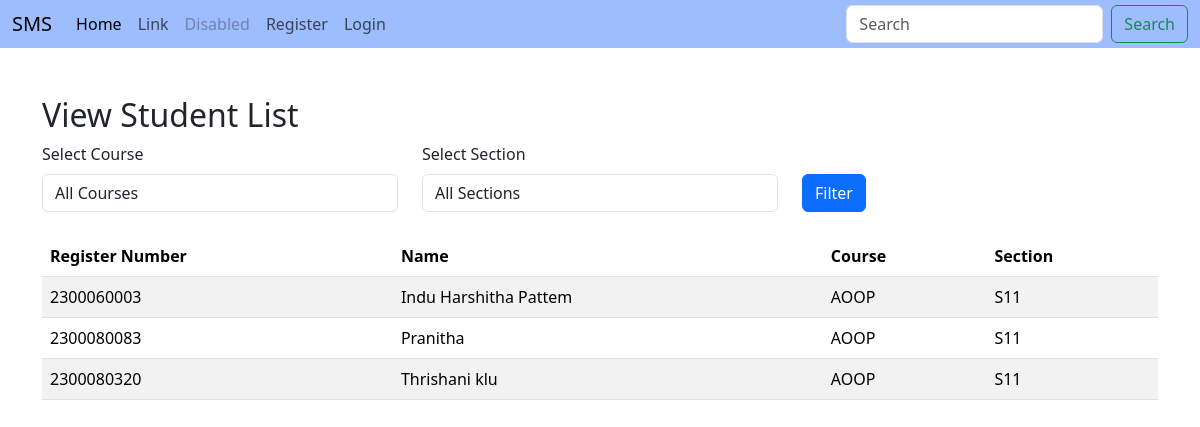
The app's page /facultyapp/view_student_list/ with its own data.
### adminapp/models.py (models this page shows, shortened)
class StudentList(models.Model):
    Register_Number = models.CharField(max_length=20, unique=True)
    Name = models.CharField(max_length=100)
    user=models.OneToOneField(User,on_delete=models.CASCADE,null=True)

### facultyapp/models.py (models this page shows, shortened)
class AddCourse(models.Model):
    COURSE_CHOICES = [
        ('AOOP', 'Advanced Object-Oriented Programming'),
        ('PFSD', 'Python Full Stack Development'),
    ]
    SECTION_CHOICES = [
        ('S11', 'Section S11'),
        ('S12', 'Section S12'),
        ('S13', 'Section S13'),
        ('S14', 'Section S14'),
        ('S15', 'Section S15'),
    ]
    student = models.ForeignKey(StudentList, on_delete=models.CASCADE)
    course = models.CharField(max_length=50, choices=COURSE_CHOICES)
    section = models.CharField(max_length=50, choices=SECTION_CHOICES)

### facultyapp/views.py (the view)
# urls.py: path('view_student_list/', views.view_student_list, name="view_student_list"),
def view_student_list(request):
    course = request.GET.get('course')
    section = request.GET.get('section')
    student_courses = AddCourse.objects.all()
    if course:
        student_courses = student_courses.filter(course=course)
    if section:
        student_courses = student_courses.filter(section=section)
    students = StudentList.objects.filter(id__in=student_courses.values('student_id'))
    course_choices = AddCourse.COURSE_CHOICES
    section_choices = AddCourse.SECTION_CHOICES
    context = {
        'students': students,
        'course_choices': course_choices,
        'section_choices': section_choices,
        'selected_course': course,
        'selected_section': section,
    }
    return render(request, 'facultyapp/students.html', context)

### templates/facultyapp/students.html (shortened to what this page needs)
{% extends 'Navbar/FacultyNavbar.html' %}
{% load static %}
{% block body %}
    <div class="container mt-5">
        <h2>View Student List</h2>
        <form method="get" class="mb-4">
            <div class="row">
                <div class="col-md-4">
                    <label for="course" class="form-label">Select Course</label>
                    <select name="course" id="course" class="form-control">
                        <option value="">All Courses</option>
                    </select>
                </div>
                <div class="col-md-4">
                    <label for="section" class="form-label">Select Section</label>
                    <select name="section" id="section" class="form-control">
                        <option value="">All Sections</option>
                    </select>
                </div>
                <div class="col-md-4 mt-4">
                    <button type="submit" class="btn btn-primary mt-2">Filter</button>
                </div>
            </div>
        </form>
        <table class="table table-striped">
            <thead>
                <tr>
                    <th>Register Number</th>
                    <th>Name</th>
                    <th>Course</th>
                    <th>Section</th>
                </tr>
            </thead>
            <tbody>
                {% if students %}
                    {% for student in students %}
                        <tr>
                            <td>{{ student.Register_Number }}</td>
                            <td>{{ student.Name }}</td>
                            <td>{{ student.addcourse_set.first.course }}</td>
                            <td>{{ student.addcourse_set.first.section }}</td>
                        </tr>
                    {% endfor %}
                {% else %}
                    <tr>
                        <td colspan="4" class="text-center">No students found.</td>
                    </tr>
                {% endif %}
            </tbody>
        </table>
    </div>
{% endblock %}

### templates/Navbar/FacultyNavbar.html (shortened to what this page needs)
<!DOCTYPE html>
<html lang="en">
<head>
    <link href="https://cdn.jsdelivr.net/npm/bootstrap@5.3.3/dist/css/bootstrap.min.css" rel="stylesheet">
</head>
<body>
<nav class="navbar navbar-expand-lg flex-shrink-3 py-sm-1" style="background-color:#9DBDFF">
  <div class="container-fluid">
    <a class="navbar-brand" href="{% url 'projecthomepage' %}">SMS</a>
    <div class="collapse navbar-collapse" id="navbarSupportedContent">
      <ul class="navbar-nav me-auto mb-2 mb-lg-0">
        <li class="nav-item">
          <a class="nav-link active" aria-current="page" href="#">Home</a>
        </li>
        <li class="nav-item">
          <a class="nav-link" href="#">Link</a>
        </li>
        <li class="nav-item">
          <a class="nav-link disabled" aria-disabled="true">Disabled</a>
        </li>
        {% if user.is_authenticated %}
            <a class="nav-link" href="{% url 'add_student' %}">Add Student</a>
          </li>
         <li class="nav-item">
            <a class="nav-link" href="{% url 'facultyapp:add_course' %}">Add Course</a>
          </li>
        <li class="nav-item">
            <a class="nav-link" href="{% url 'facultyapp:view_student_list' %}">View Student List</a>
          </li>
        <li class="nav-item">
            <a class="nav-link" href="{% url 'logout' %}">Logout</a>
          </li>
          <li class="nav-item">
          <a class="nav-link" href="{% url 'facultyapp:post_marks' %}">Post Marks</a>
        </li>
        {% else %}
          <li class="nav-item">
            <a class="nav-link" href="{% url 'UserRegisterLogic' %}">Register</a>
          </li>
          <li class="nav-item">
            <a class="nav-link" href="{% url 'UserLoginLogic' %}">Login</a>
          </li>
        {% endif %}
      </ul>
      <form class="d-flex" role="search">
        <input class="form-control me-2" type="search" placeholder="Search" aria-label="Search">
        <button class="btn btn-outline-success" type="submit">Search</button>
      </form>
    </div>
  </div>
</nav>
{% block body %}
{% endblock %}
</body>
</html>

### records on screen
StudentList: Register_Number "2300060003", Name "Indu Harshitha Pattem", addcourse_set.first.course "AOOP", addcourse_set.first.section "S11"
StudentList: Register_Number "2300080083", Name "Pranitha", addcourse_set.first.course "AOOP", addcourse_set.first.section "S11"
StudentList: Register_Number "2300080320", Name "Thrishani klu", addcourse_set.first.course "AOOP", addcourse_set.first.section "S11"
